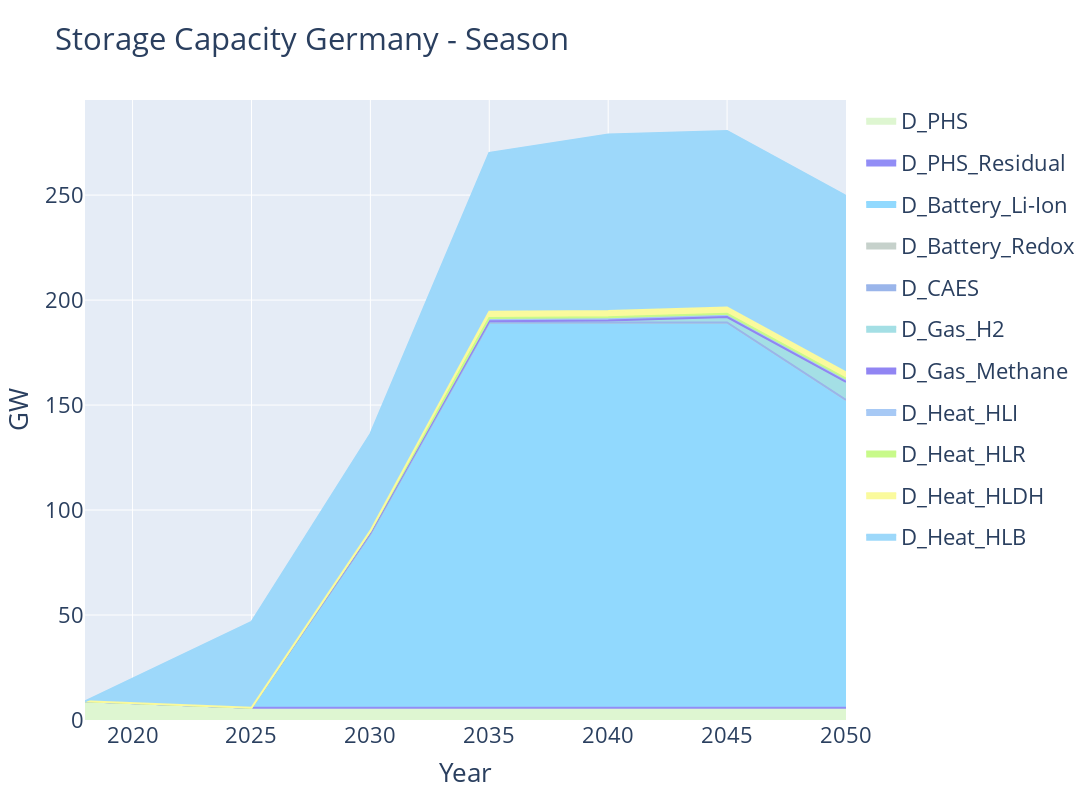

The notebook cell this image was saved under:
### Markdown cell above
### Storage capacities

### Code cell
storage_capacity_plotter = StackedQuantityEvolutionFacilitator(sol_path=SOLUTION_FILEPATH, region="DE")

relevant_data = storage_capacity_plotter.get_relevant_data()
#relevant_data.filter_by_containing_string(column="Technology", identifier="D_")
#relevant_data.filter_by_list(column="Technology", by_filter=["D_Heat_HLDH", "D_Heat_HLI", "D_Heat_HLB", 
#                                                             "D_Battery_Li-Ion", "D_Battery_Redox", "D_Heat_HLR"])
relevant_data.filter_by_containing_string(column="Technology", identifier="D_")


fig = storage_capacity_plotter.plot(relevant_data)

fig.update_layout(
    width=1400,
    height=800,
    title="Storage Capacity Germany" + TITLE_ADDON,
    yaxis_title="GW",
    xaxis_title="Year",
)

if WRITE_IMAGE:
    fig.write_image("StorageProductionGermany.pdf" + TITLE_ADDON.replace(" ", "") + ".png")

fig.show()

### Figure 1 — Plotly figure (JSON) as saved in the notebook; plotly's stock layout.template omitted (floating-point values rounded to 4 significant figures)
{"data": [{"fillcolor": "#def6d1", "legendgroup": "D_PHS", "line": {"color": "#def6d1"}, "mode": "lines", "name": "D_PHS", "showlegend": true, "stackgroup": "one", "type": "scatter", "x": [2018, 2025, 2030, 2035, 2040, 2045, 2050], "y": [8.918, 5.831, 5.831, 5.831, 5.831, 5.831, 5.831]}, {"fillcolor": "#928df6", "legendgroup": "D_PHS_Residual", "line": {"color": "#928df6"}, "mode": "lines", "name": "D_PHS_Residual", "showlegend": true, "stackgroup": "one", "type": "scatter", "x": [2018, 2025, 2030, 2035, 2040, 2045, 2050], "y": [0, 0, 0, 0, 0, 0, 0]}, {"fillcolor": "#91d9fe", "legendgroup": "D_Battery_Li-Ion", "line": {"color": "#91d9fe"}, "mode": "lines", "name": "D_Battery_Li-Ion", "showlegend": true, "stackgroup": "one", "type": "scatter", "x": [2018, 2025, 2030, 2035, 2040, 2045, 2050], "y": [0, 0, 82.77, 183.5, 183.5, 183.5, 146.7]}, {"fillcolor": "#c6d1cb", "legendgroup": "D_Battery_Redox", "line": {"color": "#c6d1cb"}, "mode": "lines", "name": "D_Battery_Redox", "showlegend": true, "stackgroup": "one", "type": "scatter", "x": [2018, 2025, 2030, 2035, 2040, 2045, 2050], "y": [0, 0, 0, 0, 0, 0, 0]}, {"fillcolor": "#9ab5ea", "legendgroup": "D_CAES", "line": {"color": "#9ab5ea"}, "mode": "lines", "name": "D_CAES", "showlegend": true, "stackgroup": "one", "type": "scatter", "x": [2018, 2025, 2030, 2035, 2040, 2045, 2050], "y": [0, 0, 0, 0, 0, 0, 0]}, {"fillcolor": "#a4dfe5", "legendgroup": "D_Gas_H2", "line": {"color": "#a4dfe5"}, "mode": "lines", "name": "D_Gas_H2", "showlegend": true, "stackgroup": "one", "type": "scatter", "x": [2018, 2025, 2030, 2035, 2040, 2045, 2050], "y": [0, 0, 0.5549, 0.5549, 0.9196, 2.586, 8.572]}, {"fillcolor": "#9185f3", "legendgroup": "D_Gas_Methane", "line": {"color": "#9185f3"}, "mode": "lines", "name": "D_Gas_Methane", "showlegend": true, "stackgroup": "one", "type": "scatter", "x": [2018, 2025, 2030, 2035, 2040, 2045, 2050], "y": [0, 0, 0, 0, 0, 0, 0]}, {"fillcolor": "#a7c9f5", "legendgroup": "D_Heat_HLI", "line": {"color": "#a7c9f5"}, "mode": "lines", "name": "D_Heat_HLI", "showlegend": true, "stackgroup": "one", "type": "scatter", "x": [2018, 2025, 2030, 2035, 2040, 2045, 2050], "y": [0, 0, 0.9214, 1.511, 1.511, 1.511, 1.511]}, {"fillcolor": "#c8fa8a", "legendgroup": "D_Heat_HLR", "line": {"color": "#c8fa8a"}, "mode": "lines", "name": "D_Heat_HLR", "showlegend": true, "stackgroup": "one", "type": "scatter", "x": [2018, 2025, 2030, 2035, 2040, 2045, 2050], "y": [0, 0, 0, 0, 0, 0, 0]}, {"fillcolor": "#fafa9d", "legendgroup": "D_Heat_HLDH", "line": {"color": "#fafa9d"}, "mode": "lines", "name": "D_Heat_HLDH", "showlegend": true, "stackgroup": "one", "type": "scatter", "x": [2018, 2025, 2030, 2035, 2040, 2045, 2050], "y": [0, 0, 0, 2.983, 2.983, 2.983, 2.983]}, {"fillcolor": "#9dd8fa", "legendgroup": "D_Heat_HLB", "line": {"color": "#9dd8fa"}, "mode": "lines", "name": "D_Heat_HLB", "showlegend": true, "stackgroup": "one", "type": "scatter", "x": [2018, 2025, 2030, 2035, 2040, 2045, 2050], "y": [0, 40.83, 46.16, 75.76, 84.1, 84.1, 84.1]}], "layout": {"barmode": "stack", "font": {"size": 22}, "height": 800, "title": {"text": "Storage Capacity Germany - Season"}, "width": 1400, "xaxis": {"title": {"text": "Year"}}, "yaxis": {"title": {"text": "GW"}}}}
